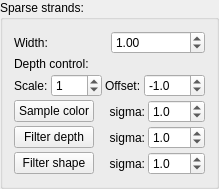
         <widget class="QGroupBox" name="groupBox">
          <property name="title">
           <string>Sparse strands:</string>
          </property>
          <layout class="QVBoxLayout" name="verticalLayout_2">
           <property name="spacing">
            <number>3</number>
           </property>
           <item>
            <layout class="QHBoxLayout" name="horizontalLayout_25">
             <item>
              <widget class="QLabel" name="label_33">
               <property name="text">
                <string>Width:</string>
               </property>
              </widget>
             </item>
             <item>
              <widget class="QDoubleSpinBox" name="spinBoxHairWidth">
               <property name="maximum">
                <double>64.000000000000000</double>
               </property>
               <property name="singleStep">
                <double>0.200000000000000</double>
               </property>
               <property name="value">
                <double>1.000000000000000</double>
               </property>
              </widget>
             </item>
            </layout>
           </item>
           <item>
            <widget class="QLabel" name="label_28">
             <property name="text">
              <string>Depth control:</string>
             </property>
            </widget>
           </item>
           <item>
            <layout class="QHBoxLayout" name="horizontalLayout_36">
             <item>
              <widget class="QLabel" name="label_43">
               <property name="text">
                <string>Scale:</string>
               </property>
              </widget>
             </item>
             <item>
              <widget class="QDoubleSpinBox" name="spinBoxStrandsDepthScale">
               <property name="decimals">
                <number>0</number>
               </property>
               <property name="minimum">
                <double>-999.000000000000000</double>
               </property>
               <property name="maximum">
                <double>999.000000000000000</double>
               </property>
               <property name="singleStep">
                <double>1.000000000000000</double>
               </property>
               <property name="value">
                <double>1.000000000000000</double>
               </property>
              </widget>
             </item>
             <item>
              <widget class="QLabel" name="label_42">
               <property name="text">
                <string>Offset:</string>
               </property>
              </widget>
             </item>
             <item>
              <widget class="QDoubleSpinBox" name="spinBoxStrandsDepthOffset">
               <property name="decimals">
                <number>1</number>
               </property>
               <property name="minimum">
                <double>-999.000000000000000</double>
               </property>
               <property name="maximum">
                <double>999.000000000000000</double>
               </property>
               <property name="singleStep">
                <double>1.000000000000000</double>
               </property>
               <property name="value">
                <double>-1.000000000000000</double>
               </property>
              </widget>
             </item>
            </layout>
           </item>
           <item>
            <layout class="QHBoxLayout" name="horizontalLayout_20">
             <item>
              <widget class="QPushButton" name="buttonFilterStrandsColor">
               <property name="text">
                <string>Sample color</string>
               </property>
              </widget>
             </item>
             <item>
              <widget class="QLabel" name="label_46">
               <property name="text">
                <string>sigma:</string>
               </property>
               <property name="alignment">
                <set>Qt::AlignRight|Qt::AlignTrailing|Qt::AlignVCenter</set>
               </property>
              </widget>
             </item>
             <item>
              <widget class="QDoubleSpinBox" name="spinBoxFilterStrandsColorSigma">
               <property name="decimals">
                <number>1</number>
               </property>
               <property name="singleStep">
                <double>0.500000000000000</double>
               </property>
               <property name="value">
                <double>1.000000000000000</double>
               </property>
              </widget>
             </item>
            </layout>
           </item>
           <item>
            <layout class="QHBoxLayout" name="horizontalLayout_35">
             <item>
              <widget class="QPushButton" name="buttonFilterStrandsDepth">
               <property name="text">
                <string>Filter depth</string>
               </property>
              </widget>
             </item>
             <item>
              <widget class="QLabel" name="label_47">
               <property name="text">
                <string>sigma:</string>
               </property>
               <property name="alignment">
                <set>Qt::AlignRight|Qt::AlignTrailing|Qt::AlignVCenter</set>
               </property>
              </widget>
             </item>
             <item>
              <widget class="QDoubleSpinBox" name="spinBoxFilterStrandsDepthSigma">
               <property name="decimals">
                <number>1</number>
               </property>
               <property name="singleStep">
                <double>0.500000000000000</double>
               </property>
               <property name="value">
                <double>1.000000000000000</double>
               </property>
              </widget>
             </item>
            </layout>
           </item>
           <item>
            <layout class="QHBoxLayout" name="horizontalLayout_47">
             <item>
              <widget class="QPushButton" name="buttonFilterStrandsShape">
               <property name="text">
                <string>Filter shape</string>
               </property>
              </widget>
             </item>
             <item>
              <widget class="QLabel" name="label_59">
               <property name="text">
                <string>sigma:</string>
               </property>
               <property name="alignment">
                <set>Qt::AlignRight|Qt::AlignTrailing|Qt::AlignVCenter</set>
               </property>
              </widget>
             </item>
             <item>
              <widget class="QDoubleSpinBox" name="spinBoxFilterStrandsShapeSigma">
               <property name="decimals">
                <number>1</number>
               </property>
               <property name="singleStep">
                <double>0.500000000000000</double>
               </property>
               <property name="value">
                <double>1.000000000000000</double>
               </property>
              </widget>
             </item>
            </layout>
           </item>
          </layout>
         </widget>
